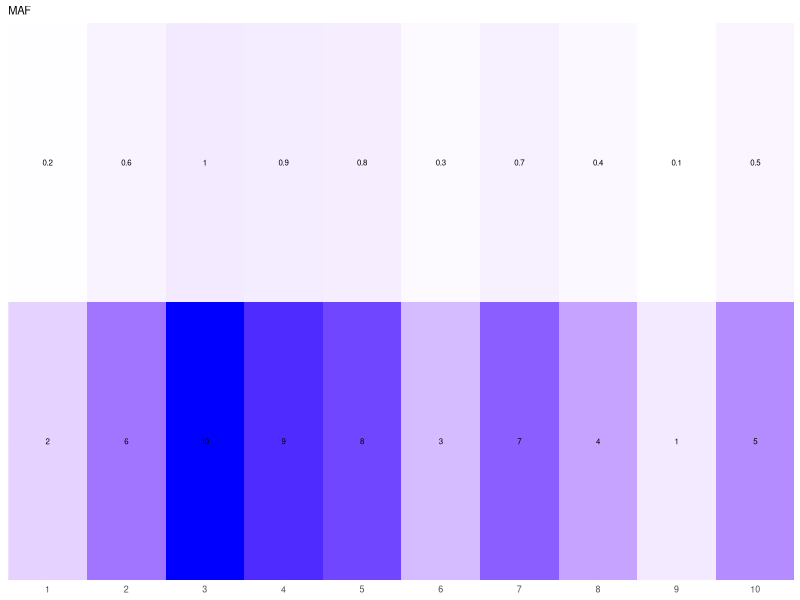
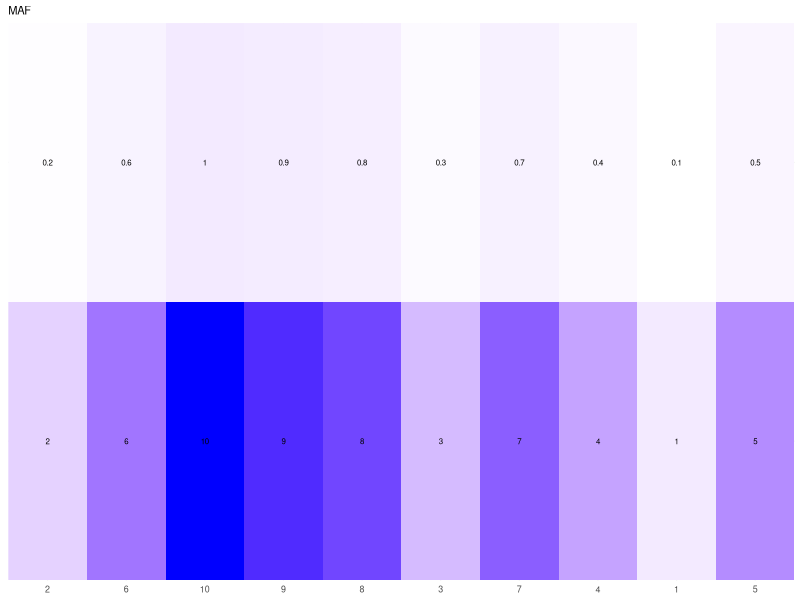

Write R code to recreate these figures, in order.
library(ggplot2)
library(reshape2)

ancestry <- c(0.91, 0.14, 0.40, 0.69, 0.91, 0.20, 0.54, 0.33, 0.30, 0.29)
value1 <- c(1,2,3,4,5,6,7,8,9,10)
value2 <- c(1,2,3,4,5,6,7,8,9,10) * 0.1
df <- data.frame(ancestry = ancestry, value1 = value1, value2=value2)

ordered_indices <- order(df[,"ancestry"])
ordered_df <- df[ordered_indices, c("value1", "value2")]
rownames(ordered_df) <- NULL
long_matrix <- reshape2::melt(as.matrix(ordered_df))
colnames(long_matrix) <- c("Individual", "which.value", "Importance")

test_plot <- ggplot(long_matrix, aes(x = as.factor(Individual), y = which.value, fill = Importance)) +
  geom_tile() +
  geom_text(aes(label = round(Importance, 2)), color = "black", size = 2) +  # Add text labels
  scale_fill_gradient(low = "white", high = "blue") +
  theme_minimal(base_size = 8) +
  guides(fill = guide_colorbar(keywidth = 0.3, keyheight = 2)) + 
  theme(
    axis.ticks.y = element_blank(),
    axis.text.y = element_blank(),
    legend.title = element_text(size = 6), 
    legend.text = element_text(size = 6),
    legend.position = "none",
    plot.title = element_text(size = 8)
  ) +
  scale_x_discrete(expand = c(0, 0)) +
  scale_y_discrete(expand = c(0, 0)) +
  labs(x = NULL, y = NULL, title = "MAF")


# Rachel's

ancestry <- c(0.91, 0.14, 0.40, 0.69, 0.91, 0.20, 0.54, 0.33, 0.30, 0.29)
value1 <- c(1,2,3,4,5,6,7,8,9,10)
value2 <- c(1,2,3,4,5,6,7,8,9,10) * 0.1
df <- data.frame(ancestry = ancestry, value1 = value1, value2=value2)

ordered_indices <- order(df[,"ancestry"])
ordered_df <- df[ordered_indices, c("value1", "value2")]

long_matrix <- reshape2::melt(as.matrix(ordered_df))
colnames(long_matrix) <- c("Individual", "which.value", "Importance")

long_matrix$Individual <- factor(long_matrix$Individual, levels = ordered_indices)

test_plot_2 <- ggplot(long_matrix, aes(x = Individual, y = which.value, fill = Importance)) +
  geom_tile() +
  geom_text(aes(label = round(Importance, 2)), color = "black", size = 2) +  # Add text labels
  scale_fill_gradient(low = "white", high = "blue") +
  theme_minimal(base_size = 8) +
  guides(fill = guide_colorbar(keywidth = 0.3, keyheight = 2)) + 
  theme(
    axis.ticks.y = element_blank(),
    axis.text.y = element_blank(),
    legend.title = element_text(size = 6), 
    legend.text = element_text(size = 6),
    legend.position = "none",
    plot.title = element_text(size = 8)
  ) +
  scale_x_discrete(expand = c(0, 0)) +
  scale_y_discrete(expand = c(0, 0)) +
  labs(x = NULL, y = NULL, title = "MAF")
